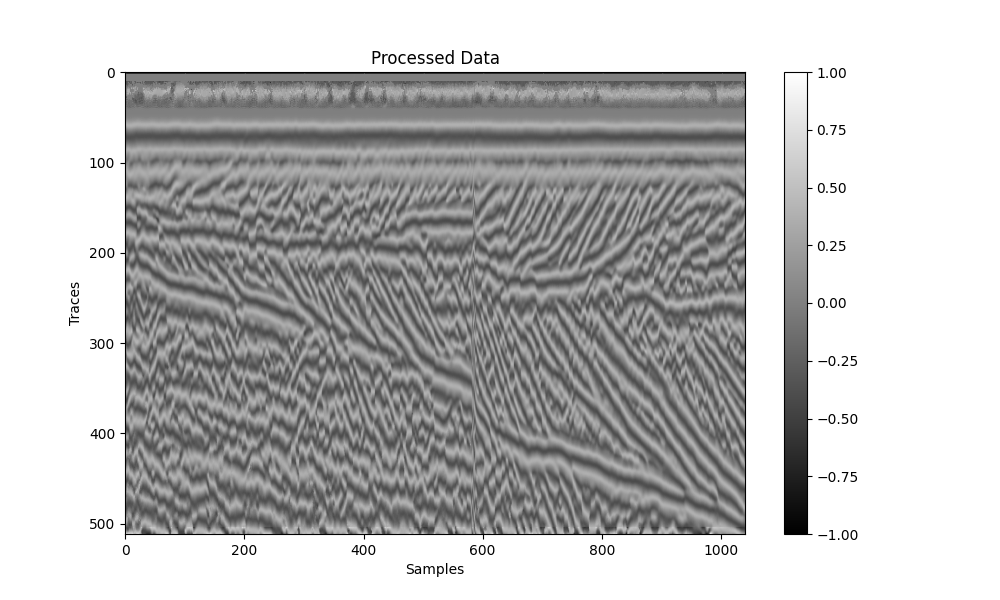

Source code (Python):
import struct
import numpy as np
import pandas as pd
import matplotlib.pyplot as plt
from tqdm import tqdm

def read_dzt_file(filename):
    # 读取DZT文件并返回数据和头部信息
    info = {}
    fid = open(filename, 'rb')

    # Read the header information
    info["rh_tag"] = struct.unpack('h', fid.read(2))[0]
    info["rh_data"] = struct.unpack('h', fid.read(2))[0]
    info["rh_nsamp"] = struct.unpack('h', fid.read(2))[0]
    info["rh_bits"] = struct.unpack('h', fid.read(2))[0]
    info["rhf_sps"] = struct.unpack('f', fid.read(4))[0]
    info["rhf_spm"] = struct.unpack('f', fid.read(4))[0]
    info["rhf_position"] = struct.unpack('f', fid.read(4))[0]
    info["rhf_range"] = struct.unpack('f', fid.read(4))[0]
    info["rh_npass"] = struct.unpack('h', fid.read(2))[0]
    info["rhb_cdt"] = struct.unpack('f', fid.read(4))[0]
    info["rhb_mdt"] = struct.unpack('f', fid.read(4))[0]
    info["rh_mapOffset"] = struct.unpack('h', fid.read(2))[0]
    info["rh_mapSize"] = struct.unpack('h', fid.read(2))[0]
    info["rh_text"] = struct.unpack('h', fid.read(2))[0]
    info["rh_ntext"] = struct.unpack('h', fid.read(2))[0]
    info["rh_proc"] = struct.unpack('h', fid.read(2))[0]
    info["rh_nproc"] = struct.unpack('h', fid.read(2))[0]
    info["rh_nchan"] = struct.unpack('h', fid.read(2))[0]

    if info["rh_data"] < 1024:
        offset = 1024 * info["rh_data"]
    else:
        offset = 1024 * info["rh_nchan"]

    if info["rh_bits"] == 8:
        datatype = 'uint8'
    elif info["rh_bits"] == 16:
        datatype = 'uint16'
    elif info["rh_bits"] == 32:
        datatype = 'int32'

    # Read the entire file
    vec = np.fromfile(filename, dtype=datatype)
    headlength = offset / (info["rh_bits"] / 8)
    datvec = vec[int(headlength):]

    if info["rh_bits"] == 8 or info["rh_bits"] == 16:
        datvec = datvec - (2 ** info["rh_bits"]) / 2.0

    data = np.reshape(datvec, (info["rh_nsamp"], -1), order='F')  # Reshape data correctly

    fid.close()

    return data, info
# 自定义处理函数示例：对比度和亮度调整
def adjust_contrast_brightness(data, contrast_factor, brightness_factor):
    adjusted_data = (data - 128) * contrast_factor + 128 + brightness_factor
    adjusted_data = np.clip(adjusted_data, 0, 255)

    return adjusted_data


def agcGain(data, window):
    '''
    Apply automated gain controll (AGC) by normalizing the energy
    of the signal over a given window width in each trace

    INPUT:
    data       data matrix whose columns contain the traces
    window     window width [in "number of samples"]

    OUTPUT:
    newdata    data matrix after AGC gain
    '''

    eps = 1e-8
    totsamps = data.shape[0]
    # If window is a ridiculous value
    if (window > totsamps):
        # np.maximum is exactly the right thing (not np.amax or np.max)
        energy = np.maximum(np.linalg.norm(data, axis=0), eps)
        # np.divide automatically divides each row of "data"
        # by the elements in "energy"
        newdata = np.divide(data, energy)
    else:
        # Need to go through the samples
        newdata = np.asmatrix(np.zeros(data.shape))
        halfwid = int(np.ceil(window / 2.0))
        # For the first few samples, it will always be the same
        energy = np.maximum(np.linalg.norm(data[0:halfwid + 1, :], axis=0), eps)
        newdata[0:halfwid + 1, :] = np.divide(data[0:halfwid + 1, :], energy)

        for smp in tqdm(range(halfwid, totsamps - halfwid + 1)):
            winstart = int(smp - halfwid)
            winend = int(smp + halfwid)
            energy = np.maximum(np.linalg.norm(data[winstart:winend + 1, :], axis=0), eps)
            newdata[smp, :] = np.divide(data[smp, :], energy)

        # For the first few samples, it will always be the same
        energy = np.maximum(np.linalg.norm(data[totsamps - halfwid:totsamps + 1, :], axis=0), eps)
        newdata[totsamps - halfwid:totsamps + 1, :] = np.divide(data[totsamps - halfwid:totsamps + 1, :], energy)
    return newdata


# 保存数据到Excel文件
def save_to_excel(data, filename):
    df = pd.DataFrame(data)
    df.to_excel(filename, index=False, header=False)

# 保存数据为普通图像
def save_as_image(data, filename):
    plt.figure(figsize=(10, 6))
    plt.imshow(data, cmap='gray', aspect='auto')
    plt.colorbar()
    plt.title("Processed Data")
    plt.xlabel("Samples")
    plt.ylabel("Traces")
    plt.savefig(filename)
    plt.close()

# 保存数据为普通图像
def save_as_normal_image(data, filename):
    plt.figure(figsize=(10, 6))
    plt.imshow(data, cmap='viridis', aspect='auto')  # 使用不同的colormap
    plt.colorbar()
    plt.title("Processed Data")
    plt.xlabel("Samples")
    plt.ylabel("Traces")
    plt.savefig(filename)
    plt.close()

# 保存数据为DZT文件
def save_as_dzt(data, info, filename):
    # 创建一个DZT文件
    with open(filename, 'wb') as f:
        # 写入头部信息
        header = struct.pack('hhhhff',
                             info["rh_tag"], info["rh_data"], info["rh_nsamp"], info["rh_bits"], info["rhf_sps"],
                             info["rhf_spm"])
        f.write(header)

        # 写入数据部分
        data_bytes = data.tobytes()
        f.write(data_bytes)

def main():
    # 输入DZT文件路径，请替换为您的DZT文件路径
    dzt_filename = 'H:\D_ProjectFiles\P1_Project145\Step3SoftWare\Test1\data/FILE____032.DZT'  # 替换为您的DZT文件路径

    # 读取DZT文件和头部信息
    data, info = read_dzt_file(dzt_filename)

    # 自定义对比度和亮度调整因子，根据需要进行调整
    contrast_factor = 0.0001  # 对比度增强因子
    brightness_factor = 0.0001  # 亮度增强因子

    # 调整对比度和亮度
    adjusted_data = adjust_contrast_brightness(data, contrast_factor, brightness_factor)

    # # 自定义窗的大小，根据需要设置窗的大小
    # custom_window_size = 1  # 根据需要设置窗的大小
    #
    # # 应用dewow处理
    # dewowed_data = dewow(adjusted_data, custom_window_size)
    #
    # # 自定义窗的大小，根据需要设置窗的大小
    # smooth_window_size = 10  # 根据需要设置窗的大小
    #
    # # 应用smooth处理
    # smoothed_data = smooth(dewowed_data, smooth_window_size)

    # 自定义窗的大小，根据需要设置窗的大小
    agc_window_size = 15  # 根据需要设置窗的大小

    # 应用AGC处理
    agc_data = agcGain(data, agc_window_size)

    # 保存处理后的数据到Excel文件
    save_to_excel(agc_data, 'agc.xlsx')

    # 保存处理后的数据为普通图像
    save_as_image(agc_data, 'agc.png')

    # 保存处理后的数据为普通图像（使用不同的colormap）
    save_as_normal_image(agc_data, 'agcN.png')

    # 保存处理后的数据为DZT文件
    save_as_dzt(agc_data, info, 'agc.dzt')

if __name__ == "__main__":
    main()
